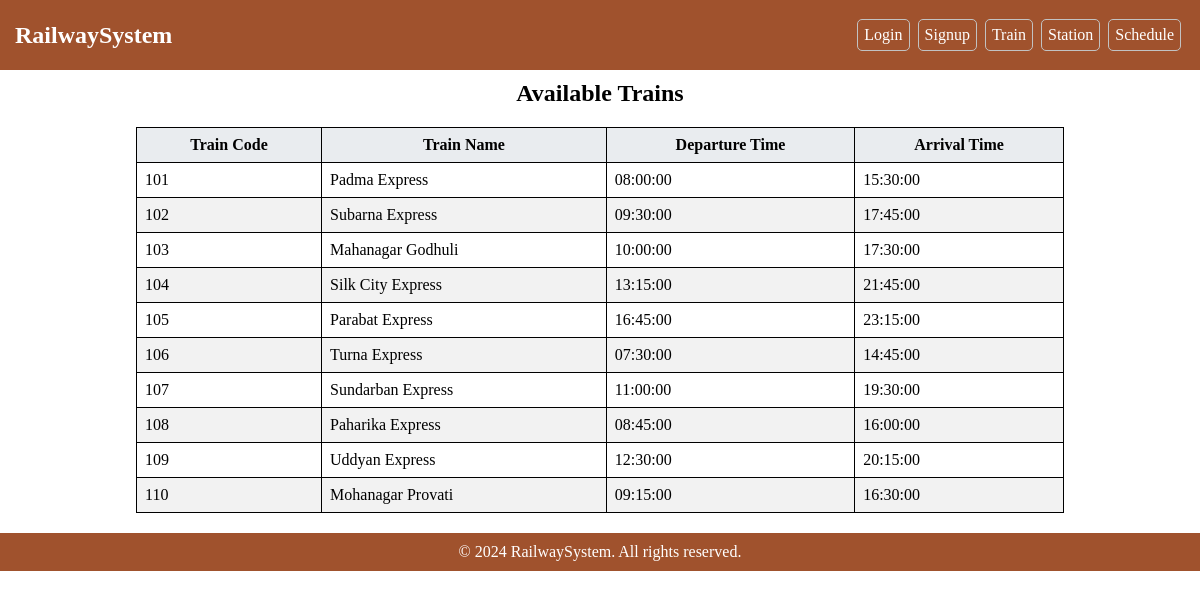
Screenshot of /trains.php with the database file from the repository.
### tables this page shows
CREATE TABLE `schedule` (
  `schedule_id` int(11) NOT NULL,
  `train_id` int(11) DEFAULT NULL,
  `departure_time` time DEFAULT NULL,
  `arrival_time` time DEFAULT NULL
);

CREATE TABLE `train` (
  `train_id` int(11) NOT NULL,
  `train_name` varchar(255) DEFAULT NULL
);

### trains.php (the view, shortened to what this page needs)
<?php
include_once("processors/db.php");
?>
<!DOCTYPE html>
<html>
<head>
    <link rel="stylesheet" type="text/css" href="stylesheets/styles.css">
</head>
<body>
    <header>
        <?php
            if(isset($_SESSION["contact_number"])) {
                include_once('components/logd_header.php');
            } else {
                include_once('components/header.php');
            }
        ?>
    </header>
    <h2 class="make-center"> Available Trains </h2>
    <div class="info_table">
        <table class="table table-striped table-bordered">
            <thead>
                <tr>
                    <th>Train Code</th>
                    <th>Train Name</th>
                    <th>Departure Time</th>
                    <th>Arrival Time</th>
                </tr>
            </thead>
            <tbody>
                <?php
                $query = "SELECT * FROM train LEFT OUTER JOIN schedule ON train.train_id = schedule.train_id";
                $result = mysqli_query($conn, $query);
                while ($row = mysqli_fetch_assoc($result)) {
                    echo '<tr>';
                    echo '<td>' . $row['train_id'] . '</td>';
                    echo '<td>' . $row['train_name'] . '</td>';
                    echo '<td>' . $row['departure_time'] . '</td>';
                    echo '<td>' . $row['arrival_time'] . '</td>';
                    echo '</tr>';
                }
                ?>
            </tbody>
        </table>
    </div>
    <footer>
        <?php
            include_once('components/footer.php');
        ?>
    </footer>
</body>
</html>

### stylesheets/styles.css (style rules this page uses)
body, h1, h2, p, a { margin: 0; padding: 0; }
.make-center { text-align: center; padding: 10px 10px 0 10px; }
.info_table { display: flex; justify-content: center; margin: 20px; }
.table { border-collapse: collapse; width: 80%; }
.table th, .table td { border: 1px solid black; padding: 8px; }
.table th { background-color: #e9ecef; text-align: center; }
.table tr:nth-child(even) { background-color: #f2f2f2; }

### rows the page displays
schedule: train "101", train.train_name "Padma Express", departure_time "08:00:00", arrival_time "15:30:00"
schedule: train "102", train.train_name "Subarna Express", departure_time "09:30:00", arrival_time "17:45:00"
schedule: train "103", train.train_name "Mahanagar Godhuli", departure_time "10:00:00", arrival_time "17:30:00"
schedule: train "104", train.train_name "Silk City Express", departure_time "13:15:00", arrival_time "21:45:00"
schedule: train "105", train.train_name "Parabat Express", departure_time "16:45:00", arrival_time "23:15:00"
schedule: train "106", train.train_name "Turna Express", departure_time "07:30:00", arrival_time "14:45:00"
schedule: train "107", train.train_name "Sundarban Express", departure_time "11:00:00", arrival_time "19:30:00"
schedule: train "108", train.train_name "Paharika Express", departure_time "08:45:00", arrival_time "16:00:00"
schedule: train "109", train.train_name "Uddyan Express", departure_time "12:30:00", arrival_time "20:15:00"
schedule: train "110", train.train_name "Mohanagar Provati", departure_time "09:15:00", arrival_time "16:30:00"
